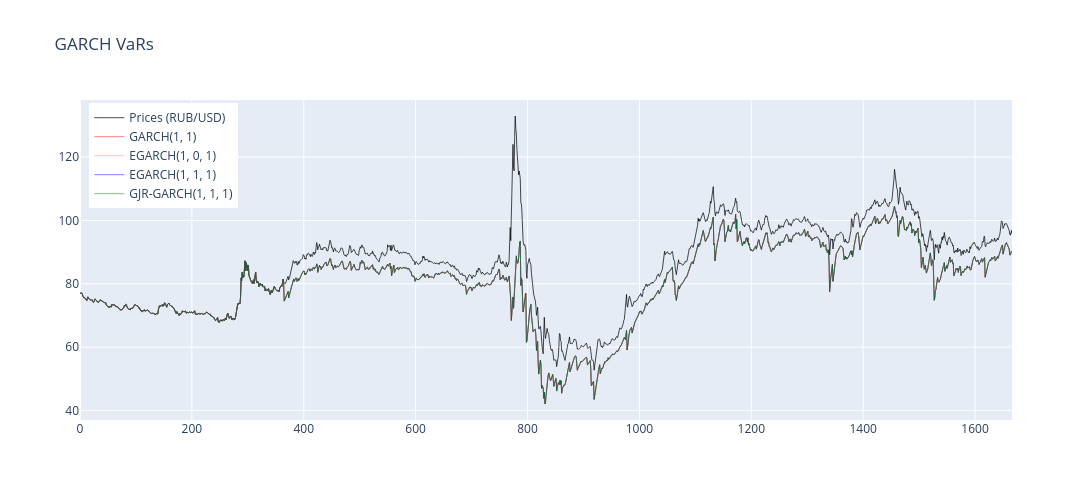

The notebook cell this image was saved under:
### Code cell
import plotly.graph_objects as go
import numpy as np

# Create figure
fig = go.Figure()

# Add the returns line (scaled)
fig.add_trace(go.Scatter(
    x=np.arange(len(prices_usd)),
    y= prices_usd,
    mode='lines',
    name='Prices (RUB/USD)',
    line=dict(color='black', width=1),
    opacity=0.7
))

# Add GARCH(1,1)
fig.add_trace(go.Scatter(
    x=np.arange(len(prices_usd)),
    y=turn_var_into_real_terms(_norm_vars, prices_usd),
    mode='lines',
    line=dict(color='red', width=0.5),
    name='GARCH(1, 1)'
))

#Add EGARCH(1, 0, 1)
fig.add_trace(go.Scatter(
    x=np.arange(len(prices_usd)),
    y=turn_var_into_real_terms(_egarch_vars, prices_usd),
    mode='lines',
    line=dict(color='orange', width=0.5),
    name='EGARCH(1, 0, 1)'
))

# Add Student's t CI (filled area)
fig.add_trace(go.Scatter(
    x=np.arange(len(prices_usd)),
    y=turn_var_into_real_terms(_egarcho1_vars, prices_usd),
    mode='lines',
    line=dict(color='blue', width=0.5),
    name='EGARCH(1, 1, 1)'
))

fig.add_trace(go.Scatter(
    x=np.arange(len(prices_usd)),
    y=turn_var_into_real_terms(_gjrgarch_vars, prices_usd),
    mode='lines',
    line=dict(color='green', width=0.5),
    name='GJR-GARCH(1, 1, 1)'
))

# Update layout
fig.update_layout(
    title=f'GARCH VaRs',
    width=1200,
    height=500,
    hovermode='x unified',
    legend=dict(
        yanchor="top",
        y=0.99,
        xanchor="left",
        x=0.01
    )
)

fig.show()

### Figure 1 — Plotly figure (JSON) as saved in the notebook; plotly's stock layout.template omitted (floating-point values rounded to 4 significant figures; data arrays with more than 128 entries replaced by an {"elided": "..."} marker saying what was removed)
{"data": [{"line": {"color": "black", "width": 1}, "mode": "lines", "name": "Prices (RUB/USD)", "opacity": 0.7, "type": "scatter", "x": {"elided": "1667 int values"}, "y": {"elided": "1667 float values"}}, {"line": {"color": "red", "width": 0.5}, "mode": "lines", "name": "GARCH(1, 1)", "type": "scatter", "x": {"elided": "1667 int values"}, "y": {"elided": "1666 float values"}}, {"line": {"color": "orange", "width": 0.5}, "mode": "lines", "name": "EGARCH(1, 0, 1)", "type": "scatter", "x": {"elided": "1667 int values"}, "y": {"elided": "1666 float values"}}, {"line": {"color": "blue", "width": 0.5}, "mode": "lines", "name": "EGARCH(1, 1, 1)", "type": "scatter", "x": {"elided": "1667 int values"}, "y": {"elided": "1666 float values"}}, {"line": {"color": "green", "width": 0.5}, "mode": "lines", "name": "GJR-GARCH(1, 1, 1)", "type": "scatter", "x": {"elided": "1667 int values"}, "y": {"elided": "1666 float values"}}], "layout": {"height": 500, "hovermode": "x unified", "legend": {"x": 0.01, "xanchor": "left", "y": 0.99, "yanchor": "top"}, "title": {"text": "GARCH VaRs"}, "width": 1200}}
